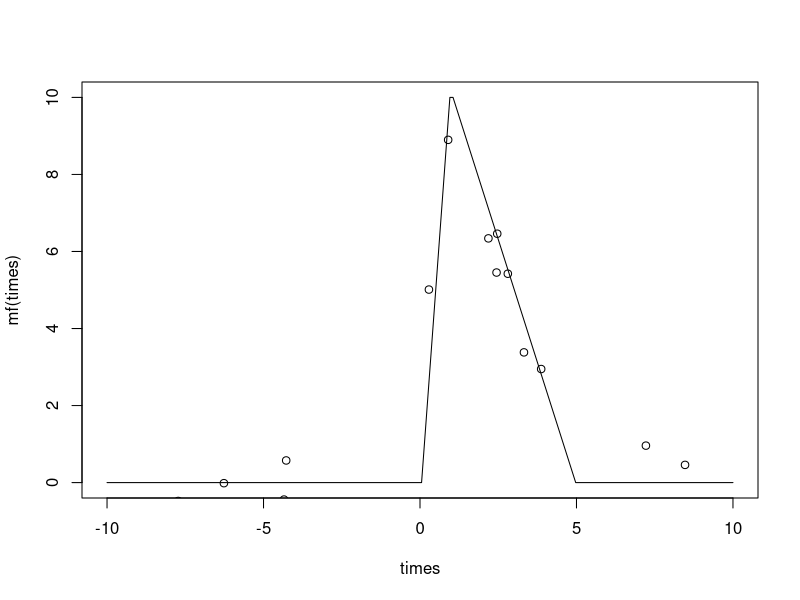
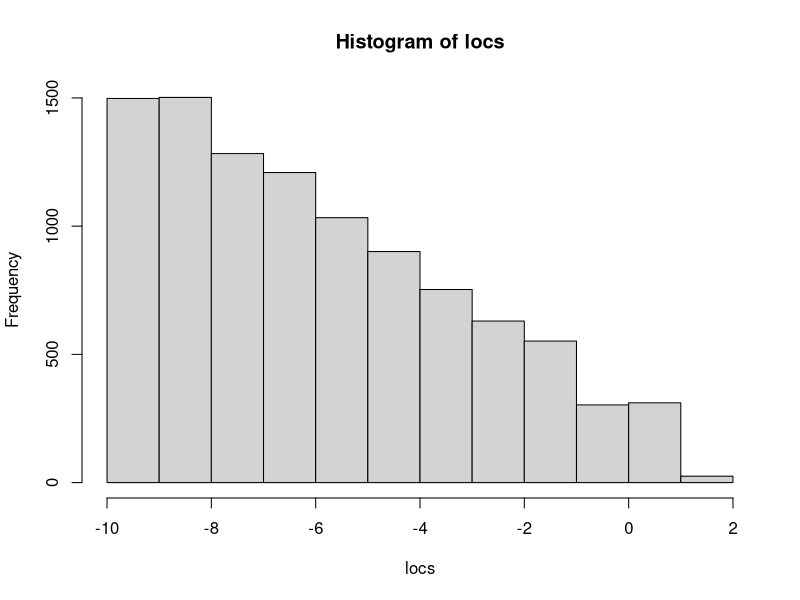
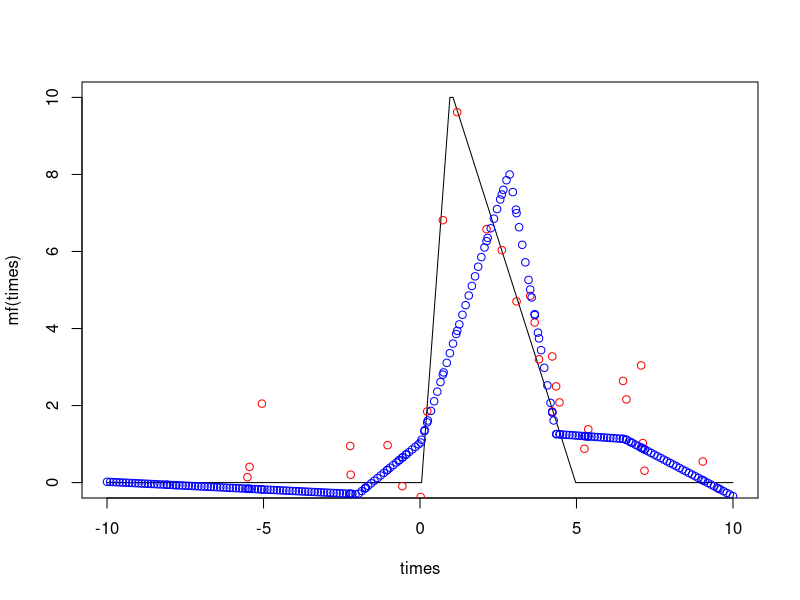
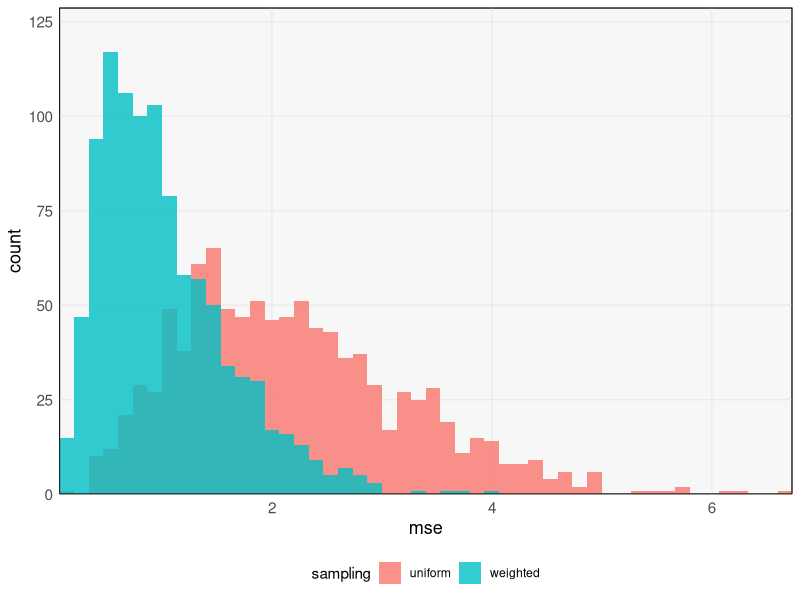

These charts were generated, in order, by the following R code:
## ---- chunk 1
library(tidyverse)
library(splines)
th <- theme_minimal() + 
  theme(
    panel.grid.minor = element_blank(),
    panel.background = element_rect(fill = "#f7f7f7"),
    panel.border = element_rect(fill = NA, color = "#0c0c0c", size = 0.6),
    axis.text = element_text(size = 11),
    axis.title = element_text(size = 13),
    legend.position = "bottom"
  )
theme_set(th)
set.seed(1234)
## ---- chunk 2
mean_fun <- function(times, peak_loc, height, end) {
  mu <- rep(0, length(times))
  rise <- peak_loc > times & times >= 0
  mu[rise] <- seq(0, height, length.out = sum(rise))
  fall <- times >= peak_loc & times < end
  mu[fall] <- seq(height, 0, length.out = sum(fall))
  approxfun(times, mu)
}

weighted_sampling <- function(N, intervals, weights) {
  samples <- list()
  interval_ix <- rmultinom(1, N, weights)
  for (i in seq_along(interval_ix)) {
    samples[[i]] <- runif(interval_ix[i], intervals[i, 1], intervals[i, 2])
  }
   
  unlist(samples)  
}

observations <- function(mean_fun, x, sigma = 1) {
  mean_fun(x) + rnorm(length(x), 0, sigma)
}

times <- seq(-10, 10, length.out = 200)
mf <- mean_fun(times, 1, 10, 5)
plot(times, mf(times), type = "l")
u <- runif(20, -10, 10)
points(u, observations(mf, u))
## ---- chunk 3
u <- seq(-10, 10, length.out = 10)
intervals <- cbind(head(u, -1), tail(u, -1))
weights <- 5:1
weights <- weights / sum(weights)
locs <- weighted_sampling(1e4, intervals, weights)
hist(locs)
## ---- chunk 4
w <- c(1, 1, 1, 1, 3, 4, 3, 1, 1)
w <- w / sum(w)

u <- weighted_sampling(40, intervals, w)
y <- observations(mf, u)
fit <- lm(y ~ bs(u, df = 6, degree = 1, Boundary.knots = c(-10, 10)))
plot(times, mf(times), type = "l")
points(u, y, col = "red")
points(u, predict(fit), col = "blue")
f_hat <- predict(fit, newdata = data.frame(u = times))
points(times, f_hat, col = "blue")
## ---- chunk 5
B <- 1e3
mse <- matrix(nrow = B, ncol = 2)

estimate_mse <- function(u, times, mf) {
  y <- observations(mf, u)
  fit <- lm(y ~ bs(u, df = 6, degree = 1, Boundary.knots = c(-10, 10)))
  f_hat <- predict(fit, newdata = data.frame(u = times))
  mean((f_hat - mf(times)) ^ 2)
}


for (b in seq_len(B)) {
  # random u's
  u <- runif(50, -10, 10)
  mse[b, 1] <- estimate_mse(u, times, mf)
  u <- weighted_sampling(50, intervals, w)
  mse[b, 2] <- estimate_mse(u, times, mf)
}

colnames(mse) <- c("uniform", "weighted")
mse <- as_tibble(mse) %>%
  mutate(id = 1:n()) %>%
  pivot_longer(-id, names_to = "sampling", values_to = "mse")

ggplot(mse) +
  geom_histogram(
    aes(mse, fill = sampling), 
    alpha = 0.8, position = "identity",
    bins = 50
  ) +
  scale_y_continuous(expand = c(0, 0, 0.1, 0)) +
  scale_x_continuous(expand = c(0, 0))
